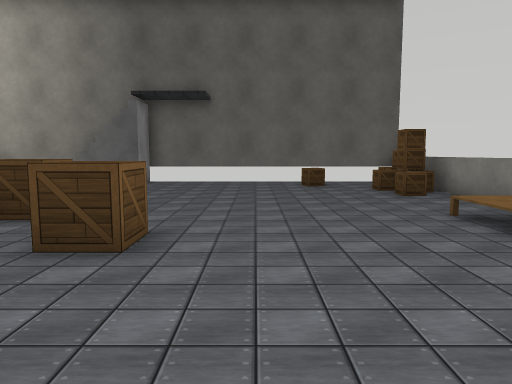
view 1 (above)

16 first-person views from a walk through a robot-simulator world made for Webots. The camera is 1.1 m above the floor, tilts 6° down and sees 70° across. Doors are drawn as open doorways. The floor is counted in squares, 1 m on a side. Each view is taken from the middle of a square. On the plan, view 1 faces up. The plan holds only what a view shows up to about 14 squares ahead; the rest is blank. The robots in the file are not drawn. Webots' stock objects and surfaces are drawn as simple stand-ins.

view 2
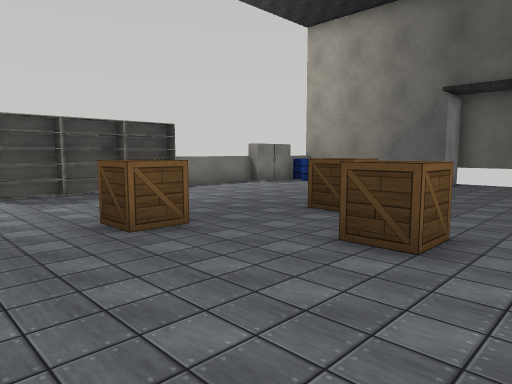

view 3
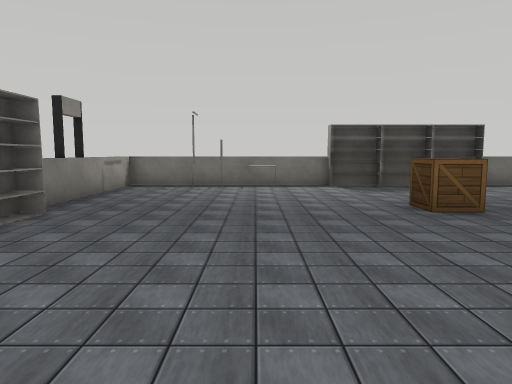

view 4
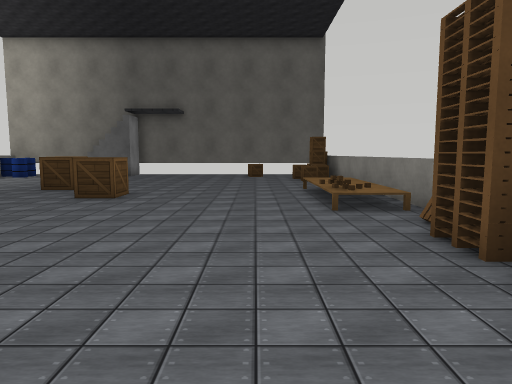

view 5
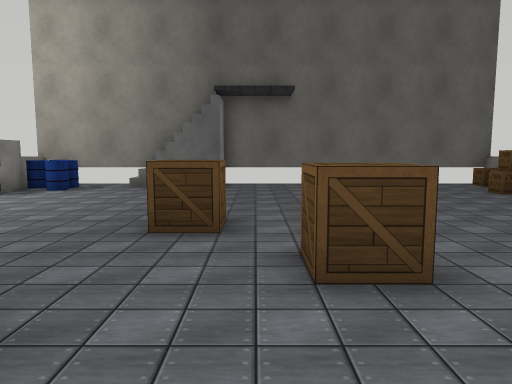

view 6
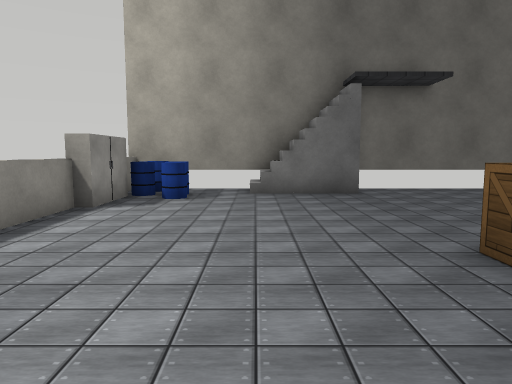

view 7
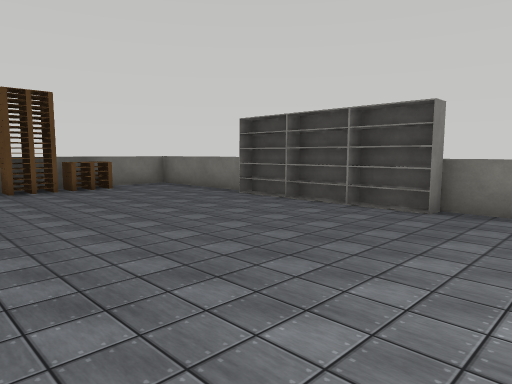

view 8
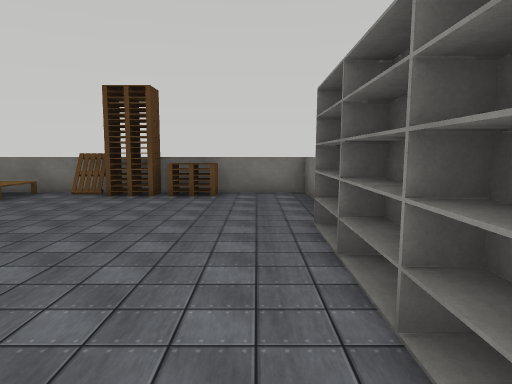

view 9
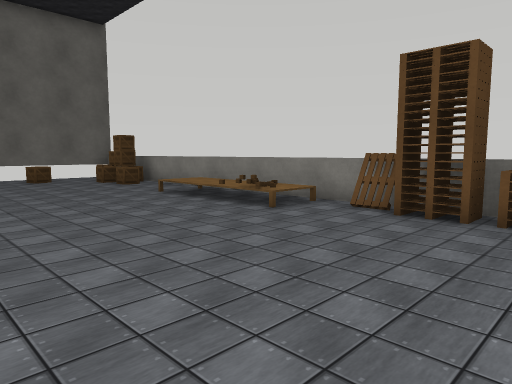

view 10
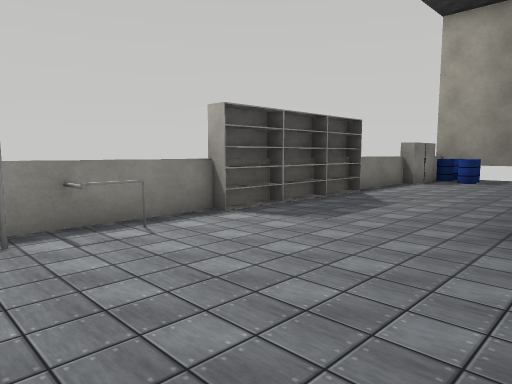

view 11
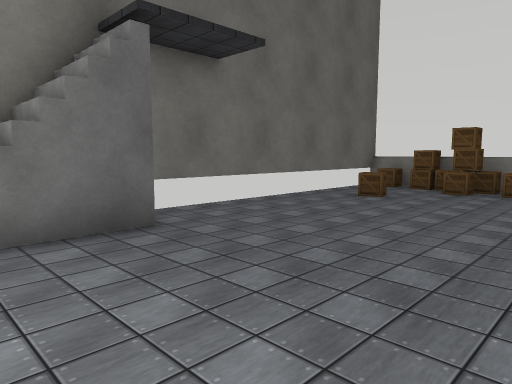

view 12
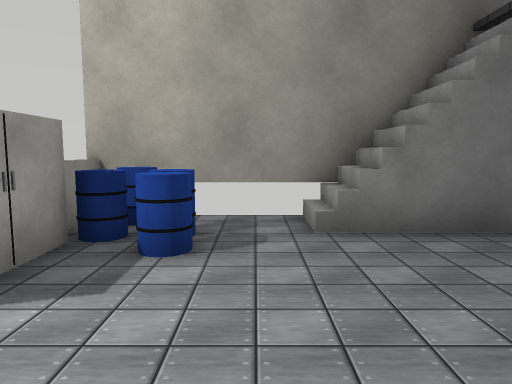

view 13
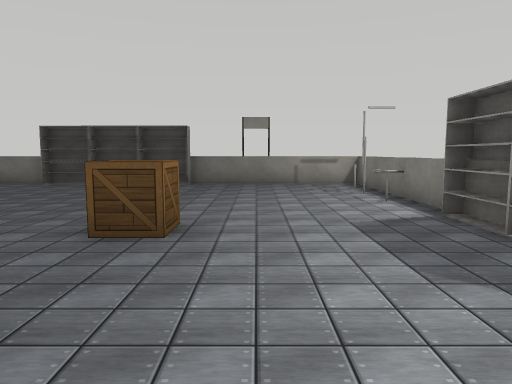

view 14
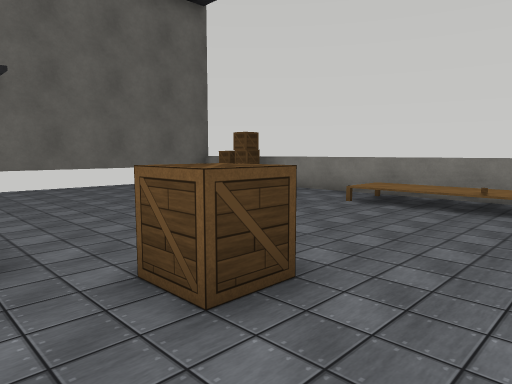

view 15
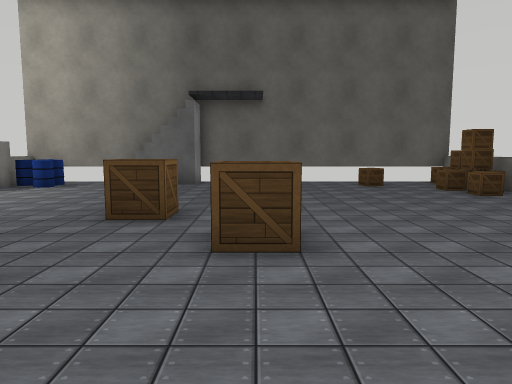

view 16
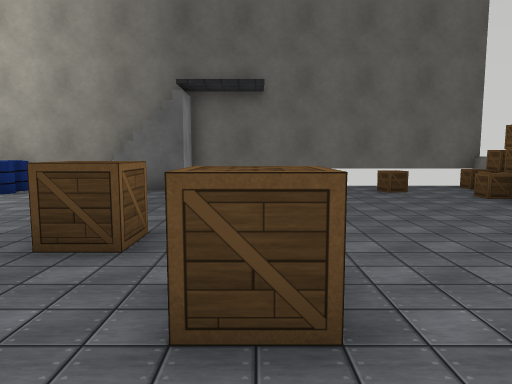

### Floor plan
Points are (right, up) in squares from view 1. A wall is a line through its corners. A room is listed if a view was taken in it or the views show most of it. See-through windows are left out.
Room 1 (views 1, 2, 3, 4, 5, 6, 7, 8, 9, 10, 11, 12, 13, 14, 15, 16)
walls: (5.4, 14.4) (-11, 14.4); (-10.7, -5.4) (-4.5, -5.4)
low walls: (-10.7, 5) (-10.7, 4.4); (-10.7, 3.5) (-10.7, 2.4); (-10.7, 1.6) (-10.7, -5.4); (-10.7, 10.5) (-10.7, 6.4); (0.7, -5.4) (5.4, -5.4) (5.4, 14.4); (-10.7, 14.5) (-10.7, 13)
ways out: open door at (-7, -5.5); open door at (-3, 14.5)
objects: shelf (-11, 2); shelf (-11, 4); shelf (-11, 6); cabinet (-11, 11) to (-11, 12); other object (-10, -3); grey pole (-10, -2); grey cylinder (-10, -1); other object (-10, 0); barrel (-10, 13); barrel (-10, 14); barrel (-9, 12); barrel (-9, 13); stairs (-7, 13) to (-4, 14); wooden box (-6, 3) to (-5, 3); shelf (-4, -5) to (-3, -5); wooden box (-4, 6) to (-4, 7); shelf (-2, -5); wooden box (-2, 4) to (-2, 5); shelf (-1, -5) to (0, -5); wooden box (2, 12) to (2, 13); other object (4, 2); table (4, 2) to (5, 6); other object (4, 3); other object (4, 4); wooden box (4, 10); wooden box (4, 11); stack of pallets (5, -3) to (5, -2); stack of pallets (5, -1); pallet (5, 0) to (5, 1); other object (5, 10); wooden box (5, 11); wooden box (5, 12); wooden box (5, 13) to (5, 14)

Positions as (right, up) in squares from view 1, and headings:
1: (0, 0), facing up
2: (0, 0), facing up-left
3: (2, -1), facing left
4: (2, -5), facing up
5: (-3, 1), facing up
6: (-7, 3), facing up
7: (-7, 2), facing down-right
8: (-5, -4), facing right
9: (-2, -3), facing up-right
10: (-5, -3), facing up-left
11: (-7, 8), facing up-right
12: (-8, 8), facing up
13: (-7, 8), facing down
14: (-4, 2), facing up-right
15: (-2, 0), facing up
16: (-2, 2), facing up
